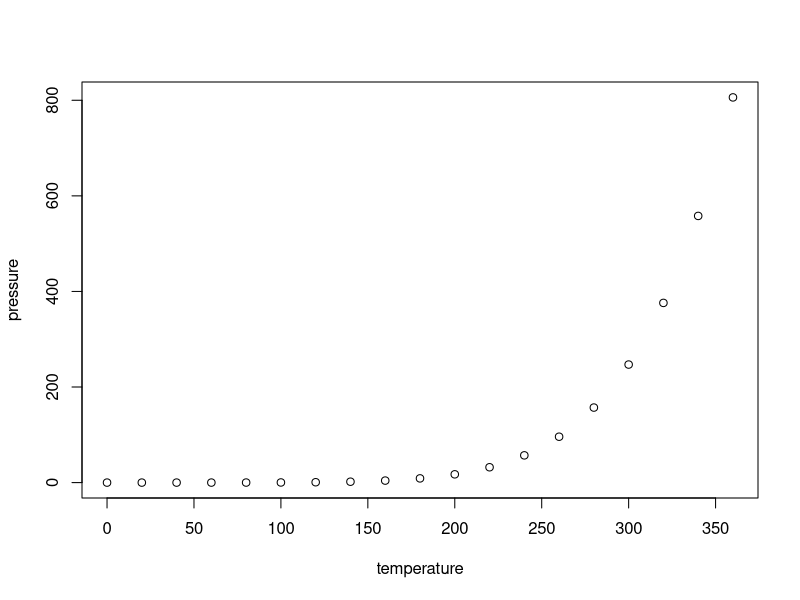
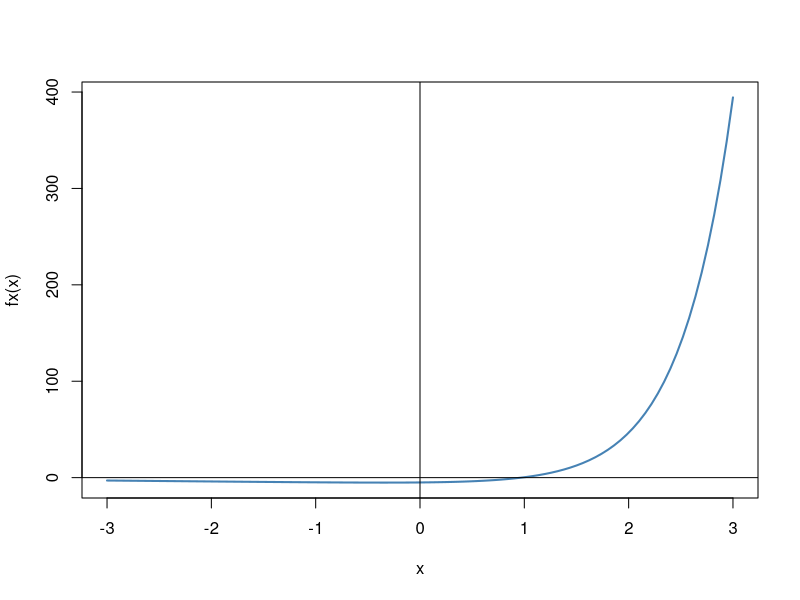

Generate these figures, in order, with R: (Note: this script raises an error after producing the figures.)
## ---- chunk 1
knitr::opts_chunk$set(echo = TRUE)
## ---- chunk 2
summary(cars)
## ---- chunk 3
plot(pressure)
## ---- chunk 4
#NOMOR 1
data <- c(12, 8, 10, 5, 17)
xi <- function(arr) {
  n <- length(arr)
  
  for (i in 2:n) {
    for (j in i:2) {
      if (arr[j - 1] > arr[j]) {
        # Tukar nilai
        temp <- arr[j - 1]
        arr[j - 1] <- arr[j]
        arr[j] <- temp
      }
    }
  }
  
  return(arr)
}

xi_sorting <-xi(data)
print(xi_sorting)
## ---- chunk 5
#nomor 2
# Membuat fungsi fx
fx <- function(x) {
  exp(2*x)-x-6
}
# Membuat fungsi fx
fx <- function(x) {
  exp(2*x)-x-6
}

# Membuat kurva
curve(fx, xlim=c(-3,3), col='steelblue',lwd=2)
abline(h=0)
abline(v=0)
# newton raphson Mendefinisikan persamaan
fx_nr <- function(x) {
  rumus_fungsi <- function(x) exp(2*x)-x-6
  fungsi <- rumus_fungsi(x)
  # mencari turunan dengan menggunakan fungsi Deriv
  # dari package Deriv
  rumus_turunan <- Deriv::Deriv(fx)
  turunan <- rumus_turunan(x)
  return(c("fungsi"=fungsi,"turunan"=turunan))
}

# newton raphson
nr_res <- newtonraphson(ftn=fx_nr, x0=1)
nr_res
# secant
sec_res <- secant(fx, x0=0, x1=2)
sec_res
# bisection
bis_res <- bisection(fx, xl=-3, xr=3)
bis_res
## ---- chunk 6
#nomor 3
library(pracma)  # Menggunakan paket pracma untuk fungsi gamma dan kuadran Gauss

# Definisikan fungsi kepekatan peluang
f <- function(x) {
  return (15 * x^4 * (1 - x^5)^2)
}

# Metode Trapezoidal
trapezoidal <- function(f, a, b, n) {
  h <- (b - a) / n
  integral <- (f(a) + f(b)) / 2
  
  for (i in 1:(n - 1)) {
    integral <- integral + f(a + i * h)
  }
  
  integral <- integral * h
  return(integral)
}

# Metode Simpson dengan n=4
simpson <- function(f, a, b, n) {
  h <- (b - a) / n
  integral <- f(a) + f(b)
  
  for (i in 1:(n - 1)) {
    if (i %% 2 == 0) {
      integral <- integral + 2 * f(a + i * h)
    } else {
      integral <- integral + 4 * f(a + i * h)
    }
  }
  
  integral <- integral * h / 3
  return(integral)
}

# Metode four point Gauss Quadrature
gauss_quadrature <- function(f) {
  nodes <- c(-sqrt(3/7 + 2/7 * sqrt(6/5)), -sqrt(3/7 - 2/7 * sqrt(6/5)), sqrt(3/7 - 2/7 * sqrt(6/5)), sqrt(3/7 + 2/7 * sqrt(6/5)))
  weights <- c((18 + sqrt(30)) / 36, (18 - sqrt(30)) / 36, (18 - sqrt(30)) / 36, (18 + sqrt(30)) / 36)
  
  integral <- sum(weights * f(nodes))
  return(integral)
}

# Hitung nilai ekspektasi menggunakan metode Trapezoidal
a <- 0
b <- 1
n <- 4
hasil_trapezoidal <- trapezoidal(f, a, b, n)
cat("Hasil metode Trapezoidal:", hasil_trapezoidal, "\n")

# Hitung nilai ekspektasi menggunakan metode Simpson dengan n=4
hasil_simpson <- simpson(f, a, b, n)
cat("Hasil metode Simpson (n=4):", hasil_simpson, "\n")

# Hitung nilai ekspektasi menggunakan metode four point Gauss Quadrature
hasil_gauss_quadrature <- gauss_quadrature(f)
cat("Hasil metode Gauss Quadrature:", hasil_gauss_quadrature, "\n")

# Nilai eksak dari E(X)
nilai_eksak <- 3 * gamma(5/3) * gamma(3) * gamma(21/5)
cat("Nilai eksak dari E(X):", nilai_eksak, "\n")

## ---- chunk 7
#nomor 4
# Fungsi untuk menghitung deret
jumlahDeret <- function(n) {
  total <- 8
  suku_sebelumnya <- 8
  
  for (i in 2:n) {
    beda <- 5 + (i - 2) * 2   
    suku_sekarang <- suku_sebelumnya + beda
    total <- total + suku_sekarang  
    suku_sebelumnya <- suku_sekarang
  }
  
  return(total)
}
